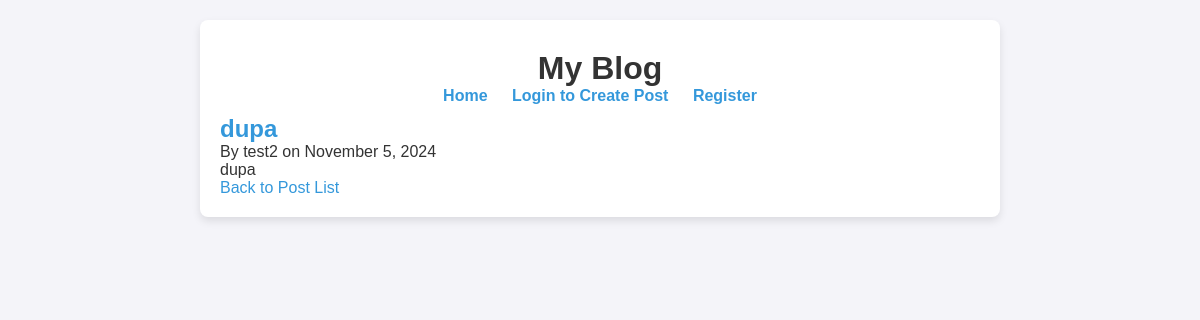
Screenshot of /post/3/ with the database file from the repository.
### blog/models.py (models this page shows, shortened)
class Post(models.Model):
    title = models.CharField(max_length=200)
    content = models.TextField()
    author = models.ForeignKey(User, on_delete=models.CASCADE)
    created_at = models.DateTimeField(auto_now_add=True)
    updated_at = models.DateTimeField(auto_now=True)

### blog/views.py (the view)
# urls.py: path('post/<int:pk>/', views.post_detail, name='post_detail'),
def post_detail(request, pk):
    post = get_object_or_404(Post, pk=pk)
    return render(request, 'blog/post_detail.html', {'post': post})

### blog/templates/blog/post_detail.html (shortened to what this page needs)
{% extends 'blog/base.html' %}
{% block content %}
<h2>{{ post.title }}</h2>
<p>By {{ post.author }} on {{ post.created_at|date:"F j, Y" }}</p>
<p>{{ post.content }}</p>
<a href="{% url 'blog:post_list' %}">Back to Post List</a>
{% endblock %}

### blog/templates/blog/base.html (style rules this page uses)
* { margin: 0; padding: 0; box-sizing: border-box; }
body { font-family: Arial, sans-serif; background-color: #f4f4f9; color: #333; padding: 20px; }
a { text-decoration: none; color: #3498db; }
h2 { color: #3498db; }

### rows the page displays
Post: title "dupa", author "test2", created_at "November 5, 2024", content "dupa"
